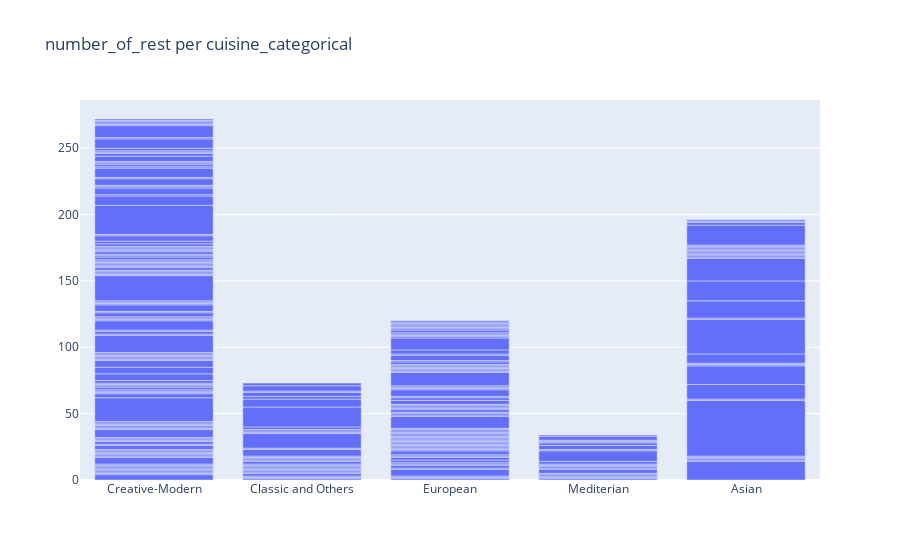

Notebook source saved alongside this figure:
### Code cell
import plotly.express as px
from plotly.offline import init_notebook_mode, iplot
init_notebook_mode(connected=True)  

import plotly.graph_objects as go

    
fig = go.Figure(data=[go.Bar(x=Cuisines_agg['cuisine_categorical'], 
                             y=Cuisines_agg['number_of_rest'])],
                             layout_title_text= "number_of_rest" + " per " + "cuisine_categorical")
fig.show()

### Figure 1 — Plotly figure (JSON) as saved in the notebook; plotly's stock layout.template omitted (floating-point values rounded to 4 significant figures; data arrays with more than 128 entries replaced by an {"elided": "..."} marker saying what was removed)
{"data": [{"type": "bar", "x": {"elided": "263 str values"}, "y": {"elided": "263 int values"}}], "layout": {"title": {"text": "number_of_rest per cuisine_categorical"}}}
